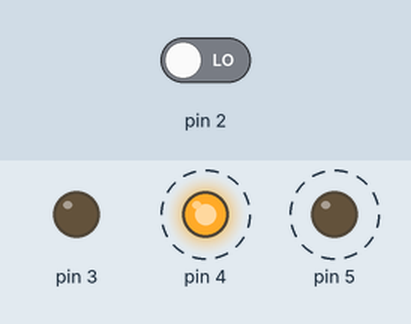
This sketch was run on a simulated Arduino Uno, built with avr-gcc and run on an emulated ATmega328P. Shown: output pins drawn as LEDs (lit = HIGH). Dashed ring = blinking. Inputs (shaded band) come from the test bench; at power-on: pin 2 LOW.

Above: at 1.8 s.
1.9 s: pin 2 driven HIGH
At 2.3 s:
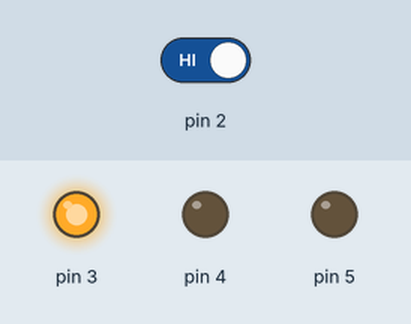
3.5 s: pin 2 driven LOW
At 3.62 s:
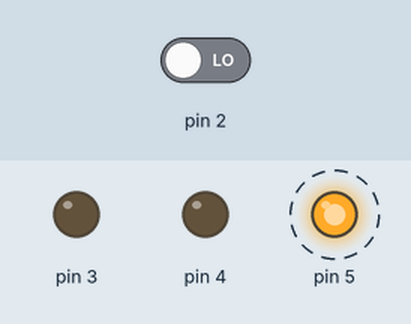
Timing chart, 0 to 12.5 s (numbered marks = the images above; inputs shaded):
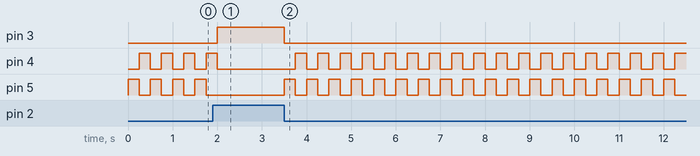

Measured:
- after the input at 1.9 s, pin 3: LOW → HIGH after 0.10 s; pin 4: goes on until 2.0 s, then stays LOW; pin 5: stops changing and stays LOW
- after the input at 3.5 s, pin 3: HIGH → LOW at once; pin 4: alternates HIGH for 0.25 s and LOW for 0.25 s, starting after 0.25 s; pin 5: alternates HIGH for 0.25 s and LOW for 0.25 s, starting at once
- by itself, pin 4, pin 5: alternates HIGH for 0.25 s and LOW for 0.25 s

The sketch:

lesson_02_original.ino
```cpp
void setup()
{
  // put your setup code here, to run once:
  pinMode(2, INPUT);
  pinMode(3, OUTPUT);
  pinMode(4, OUTPUT);
  pinMode(5, OUTPUT);
}
void loop()
{
  // put your main code here, to run repeatedly:
  // jei mygtukas įjungtas, dega žalia lemputė arba atvirkščiai - valdoma digitalRead(2) == 1 arba 0
  if (digitalRead(2) == 1)
  {
    digitalWrite(3, 1);
    digitalWrite(4, 0);
    digitalWrite(5, 0);
  }
  // jei mygtukas neįjungtas blyksi 2 raudonos lemputės
  else
  {
    digitalWrite(3, 0);
    digitalWrite(4, 0);
    digitalWrite(5, 1);
    delay(250);
    digitalWrite(4, 1);
    digitalWrite(5, 0);
    delay(250);
   }
}
```
